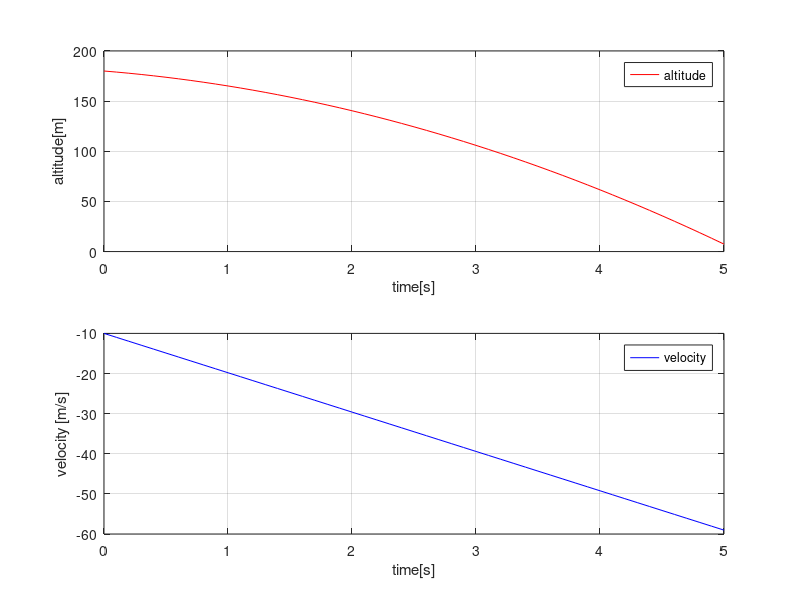
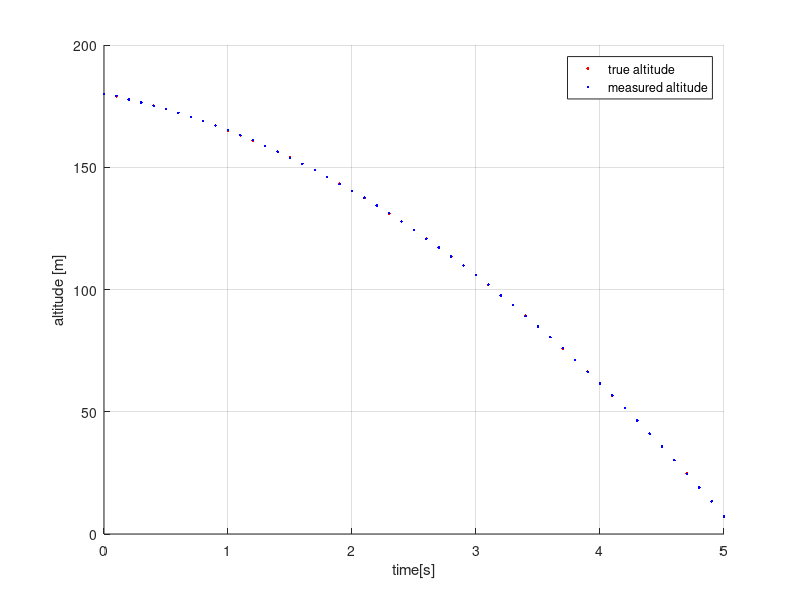

These charts were generated, in order, by the following MATLAB code: (Note: this script raises an error after producing the figures.)
clear;
clc;
close all;


%% Q1. Generate t,r,v,a simulation sata
% Initialize
delta_t = 0.1;   % [s]
start_t = 0.;    % [s]
end_t = 5.;      % [s]
sim_time = start_t : delta_t : end_t;
sim_total_steps = length( sim_time);

sim_acceleration = zeros(sim_total_steps,1);
sim_velocity = zeros(sim_total_steps,1);
sim_altitude = zeros(sim_total_steps,1);

init_acceleration = -9.80665;   	% [m/s^2]
init_velocity = -10.;   		% [m/s]
init_altitude = 180.;   		% [m]

true_x = [init_altitude init_velocity init_acceleration]';
% Generate simulation data
isFirstStep = true;
for idxSim = 1:sim_total_steps
    if isFirstStep == true
        sim_acceleration( idxSim ) = init_acceleration;
        sim_velocity( idxSim ) = init_velocity;
        sim_altitude( idxSim ) = init_altitude;
        isFirstStep = false;
        continue;
    end
    
    sim_acceleration( idxSim ) = init_acceleration;
    sim_velocity( idxSim ) = sim_velocity( idxSim -1 ) + sim_acceleration( idxSim -1 ) * delta_t;
    sim_altitude( idxSim ) = sim_altitude( idxSim -1 ) + sim_velocity( idxSim -1 ) * delta_t + 0.5 * sim_acceleration(idxSim-1) * delta_t^2;
end

% Plot
figure('Name','Practice 1','Position',[100,100,840,630]);

hold on; 

subplot(2,1,1)
plot(sim_time, sim_altitude, 'r');
legend('altitude'); xlabel('time[s]'); ylabel('altitude[m]'); grid on;

subplot(2,1,2)
plot(sim_time, sim_velocity, 'b');
legend('velocity');
xlabel('time[s]'); ylabel('velocity [m/s]'); grid on;

hold off


%% Q2. Generate r_noise simulation data
% Initialize
altitude_sensor_std = 0.1; % [m]
sim_altitude_sensor = zeros(sim_total_steps ,1);
sim_noise = zeros(sim_total_steps,1);

% Simulate the noisy measurement
for idxSim = 1 : sim_total_steps 
    
    noise = normrnd(0, altitude_sensor_std);
    
    sim_altitude_sensor(idxSim) = sim_altitude(idxSim) + noise;
    
    sim_noise(idxSim) = noise; 
    
end

% Plot
figure('Name','Practice 2','Position',[100,100,840,630]);
hold on;
plot(sim_time, sim_altitude, 'r.');
plot(sim_time, sim_altitude_sensor, 'b.');
legend('true altitude', 'measured altitude'); xlabel('time[s]'); ylabel('altitude [m]'); grid on;
hold off;


mat = matfile('data_altitude_sensor.mat', 'Writable', true);
mat.sim_time = sim_time;
mat.sim_total_steps = sim_total_steps;

mat.sim_true = true_x;
mat.sim_velocity = sim_velocity;
mat.sim_altitude = sim_altitude;
mat.sim_acceleration = sim_acceleration;
mat.sim_altitude_sensor = sim_altitude_sensor;
mat.sim_noise = sim_noise;